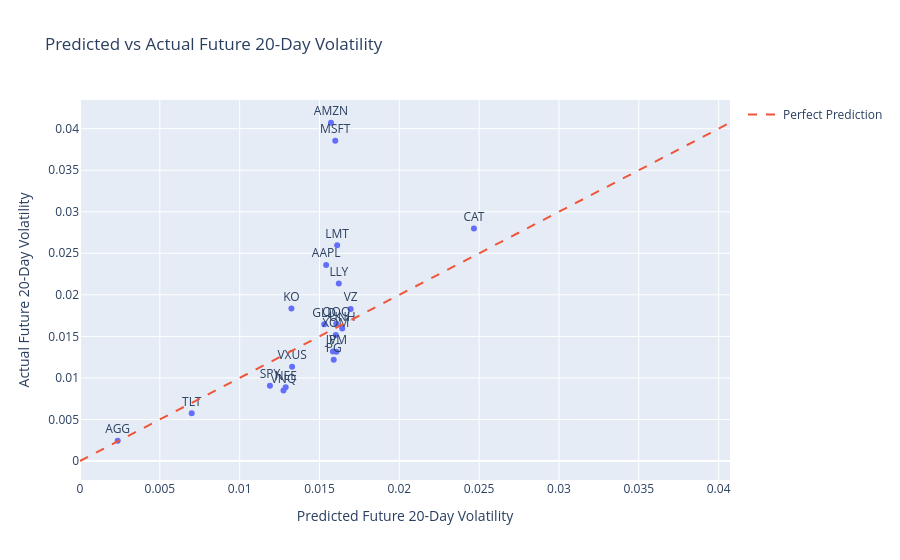

The notebook cell saved with this chart:
### Markdown cell above
# Predicted vs Actual Volatility

A perfect model would put every point on the diagonal line.

### Code cell
max_vol = max(
    evaluation["actual_future_volatility_20d"].max(),
    evaluation["predicted_future_volatility_20d"].max(),
)

fig = px.scatter(
    evaluation,
    x="predicted_future_volatility_20d",
    y="actual_future_volatility_20d",
    text="ticker",
    title="Predicted vs Actual Future 20-Day Volatility",
)

fig.add_trace(
    go.Scatter(
        x=[0, max_vol],
        y=[0, max_vol],
        mode="lines",
        name="Perfect Prediction",
        line=dict(dash="dash"),
    )
)

fig.update_traces(textposition="top center")

fig.update_layout(
    xaxis_title="Predicted Future 20-Day Volatility",
    yaxis_title="Actual Future 20-Day Volatility",
)

fig.show()

### Figure 1 — Plotly figure (JSON) as saved in the notebook; plotly's stock layout.template omitted (floating-point values rounded to 4 significant figures)
{"data": [{"hovertemplate": "predicted_future_volatility_20d=%{x}<br>actual_future_volatility_20d=%{y}<br>ticker=%{text}<extra></extra>", "legendgroup": "", "marker": {"color": "#636efa", "symbol": "circle"}, "mode": "markers+text", "name": "", "orientation": "v", "showlegend": false, "text": ["AAPL", "AGG", "AMZN", "CAT", "GLD", "JPM", "KO", "LLY", "LMT", "MSFT", "NEE", "PG", "QQQ", "SPY", "TLT", "UNH", "V", "VNQ", "VXUS", "VZ", "XOM"], "textposition": "top center", "type": "scatter", "x": [0.01542, 0.002361, 0.01572, 0.02467, 0.0153, 0.01607, 0.01324, 0.01621, 0.01611, 0.01599, 0.01288, 0.01589, 0.01605, 0.0119, 0.006995, 0.01642, 0.01584, 0.01275, 0.01329, 0.01695, 0.01602], "xaxis": "x", "y": [0.02358, 0.002441, 0.04071, 0.02799, 0.01645, 0.01315, 0.01835, 0.02137, 0.02596, 0.03854, 0.008866, 0.01219, 0.01652, 0.009055, 0.005739, 0.01596, 0.01318, 0.008488, 0.01134, 0.01829, 0.01517], "yaxis": "y"}, {"line": {"dash": "dash"}, "mode": "lines", "name": "Perfect Prediction", "textposition": "top center", "type": "scatter", "x": [0, 0.04071], "y": [0, 0.04071]}], "layout": {"legend": {"tracegroupgap": 0}, "title": {"text": "Predicted vs Actual Future 20-Day Volatility"}, "xaxis": {"anchor": "y", "domain": [0.0, 1.0], "title": {"text": "Predicted Future 20-Day Volatility"}}, "yaxis": {"anchor": "x", "domain": [0.0, 1.0], "title": {"text": "Actual Future 20-Day Volatility"}}}}
